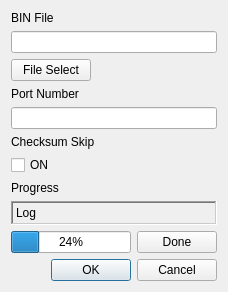
      <widget class="QWidget" name="tab_update">
       <attribute name="title">
        <string>Firmware</string>
       </attribute>
       <layout class="QGridLayout" name="gridLayout_2">
        <item row="0" column="0">
         <layout class="QVBoxLayout" name="Outter_Layout" stretch="0,0,0,0,0,0,0,0,0,0,0">
          <property name="sizeConstraint">
           <enum>QLayout::SetDefaultConstraint</enum>
          </property>
          <item>
           <widget class="QLabel" name="lbl_binfile">
            <property name="sizePolicy">
             <sizepolicy hsizetype="Fixed" vsizetype="Fixed">
              <horstretch>0</horstretch>
              <verstretch>0</verstretch>
             </sizepolicy>
            </property>
            <property name="text">
             <string>BIN File</string>
            </property>
           </widget>
          </item>
          <item>
           <widget class="QLineEdit" name="edit_bin_file"/>
          </item>
          <item>
           <widget class="QPushButton" name="pushButton">
            <property name="sizePolicy">
             <sizepolicy hsizetype="Fixed" vsizetype="Fixed">
              <horstretch>0</horstretch>
              <verstretch>0</verstretch>
             </sizepolicy>
            </property>
            <property name="text">
             <string>File Select</string>
            </property>
           </widget>
          </item>
          <item>
           <widget class="QLabel" name="lbl_portnumber">
            <property name="sizePolicy">
             <sizepolicy hsizetype="Preferred" vsizetype="Fixed">
              <horstretch>0</horstretch>
              <verstretch>0</verstretch>
             </sizepolicy>
            </property>
            <property name="text">
             <string>Port Number</string>
            </property>
           </widget>
          </item>
          <item>
           <widget class="QLineEdit" name="edit_port_number"/>
          </item>
          <item>
           <widget class="QLabel" name="lbl_checksum">
            <property name="sizePolicy">
             <sizepolicy hsizetype="Preferred" vsizetype="Fixed">
              <horstretch>0</horstretch>
              <verstretch>0</verstretch>
             </sizepolicy>
            </property>
            <property name="text">
             <string>Checksum Skip</string>
            </property>
           </widget>
          </item>
          <item>
           <widget class="QCheckBox" name="checkBox">
            <property name="sizePolicy">
             <sizepolicy hsizetype="Minimum" vsizetype="Fixed">
              <horstretch>0</horstretch>
              <verstretch>0</verstretch>
             </sizepolicy>
            </property>
            <property name="text">
             <string>ON</string>
            </property>
           </widget>
          </item>
          <item>
           <widget class="QLabel" name="label">
            <property name="sizePolicy">
             <sizepolicy hsizetype="Preferred" vsizetype="Fixed">
              <horstretch>0</horstretch>
              <verstretch>0</verstretch>
             </sizepolicy>
            </property>
            <property name="text">
             <string>Progress</string>
            </property>
           </widget>
          </item>
          <item>
           <widget class="QLabel" name="lbl_log">
            <property name="sizePolicy">
             <sizepolicy hsizetype="Preferred" vsizetype="Expanding">
              <horstretch>0</horstretch>
              <verstretch>0</verstretch>
             </sizepolicy>
            </property>
            <property name="frameShape">
             <enum>QFrame::WinPanel</enum>
            </property>
            <property name="frameShadow">
             <enum>QFrame::Sunken</enum>
            </property>
            <property name="lineWidth">
             <number>0</number>
            </property>
            <property name="text">
             <string>Log</string>
            </property>
            <property name="alignment">
             <set>Qt::AlignLeading|Qt::AlignLeft|Qt::AlignTop</set>
            </property>
           </widget>
          </item>
          <item>
           <layout class="QHBoxLayout" name="horizontalLayout_2">
            <item>
             <widget class="QProgressBar" name="progressBar">
              <property name="value">
               <number>24</number>
              </property>
             </widget>
            </item>
            <item>
             <widget class="QPushButton" name="btn_done">
              <property name="sizePolicy">
               <sizepolicy hsizetype="Fixed" vsizetype="Fixed">
                <horstretch>0</horstretch>
                <verstretch>0</verstretch>
               </sizepolicy>
              </property>
              <property name="layoutDirection">
               <enum>Qt::LeftToRight</enum>
              </property>
              <property name="text">
               <string>Done</string>
              </property>
              <property name="default">
               <bool>false</bool>
              </property>
              <property name="flat">
               <bool>false</bool>
              </property>
             </widget>
            </item>
           </layout>
          </item>
          <item>
           <layout class="QHBoxLayout" name="horizontalLayout_3">
            <item>
             <spacer name="horizontalSpacer">
              <property name="orientation">
               <enum>Qt::Horizontal</enum>
              </property>
              <property name="sizeHint" stdset="0">
               <size>
                <width>40</width>
                <height>20</height>
               </size>
              </property>
             </spacer>
            </item>
            <item>
             <widget class="QDialogButtonBox" name="buttonBox">
              <property name="sizePolicy">
               <sizepolicy hsizetype="Fixed" vsizetype="Fixed">
                <horstretch>0</horstretch>
                <verstretch>0</verstretch>
               </sizepolicy>
              </property>
              <property name="standardButtons">
               <set>QDialogButtonBox::Cancel|QDialogButtonBox::Ok</set>
              </property>
              <property name="centerButtons">
               <bool>false</bool>
              </property>
             </widget>
            </item>
           </layout>
          </item>
         </layout>
        </item>
       </layout>
      </widget>
